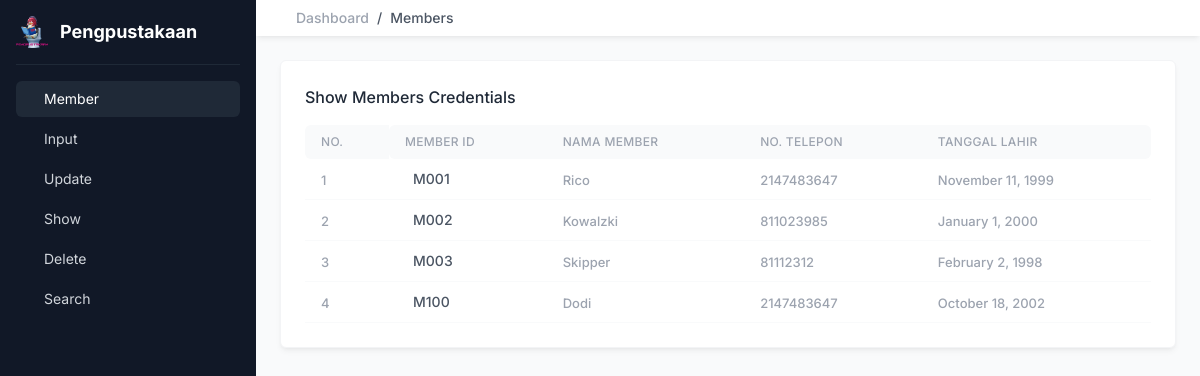
The page / on the database its author committed.
### tables this page shows
CREATE TABLE `tmember` (
  `IDMember` char(4) NOT NULL,
  `NamaMember` varchar(20) DEFAULT NULL,
  `NoTelpon` int(11) DEFAULT NULL,
  `TanggalLahir` date DEFAULT NULL
);

### database/database.php (called while the page is built, shortened)
<?php
function connectToDB()
{
    $username = "root";
    $password = "";
    $dataSourceName = "mysql:host=localhost;dbname=perpusku";
    try{
        $conn = new PDO($dataSourceName, $username, $password);
        return $conn;
    }
    catch(PDOException $e){
        echo $e->getMessage();
        return null;
    }
}
function fetchAllMembers(){
    $conn = connectToDB();
    $stmt = $conn->query("SELECT * FROM TMember");
    $members = [];
    while($member = $stmt->fetch(PDO::FETCH_ASSOC)){
        array_push($members, $member);
    }
    return $members;
}
?>

### index.php (the view, shortened to what this page needs)
<?php
    require_once "database/database.php";
    $members = fetchAllMembers();
?>
<!DOCTYPE html>
<html lang="en">
<head>
    <link href="https://cdn.jsdelivr.net/npm/remixicon@3.5.0/fonts/remixicon.css" rel="stylesheet">
    <link rel="stylesheet" href="style.css">
</head>
<body class="text-gray-800 font-inter">
    <div class="fixed left-0 top-0 w-64 h-full bg-gray-900 p-4 z-50 sidebar-menu transition-transform">
        <a href="#" class="flex items-center pb-4 border-b border-b-gray-800">
            <img src="pengpustakaan.png" alt="" class="w-8 h-8 rounded object-cover">
            <span class="text-lg font-bold text-white ml-3">Pengpustakaan</span>
        </a>
        <ul class="mt-4">
            <li class="mb-1 group active">
                <a href="index.php" class="flex items-center py-2 px-4 text-gray-300 hover:bg-gray-950 hover:text-gray-100 rounded-md group-[.active]:bg-gray-800 group-[.active]:text-white group-[.selected]:bg-gray-950 group-[.selected]:text-gray-100">
                    <span class="text-sm">Member</span>
                </a>
            </li>
            <li class="mb-1 group">
                <a href="input.php" class="flex items-center py-2 px-4 text-gray-300 hover:bg-gray-950 hover:text-gray-100 rounded-md group-[.active]:bg-gray-800 group-[.active]:text-white group-[.selected]:bg-gray-950 group-[.selected]:text-gray-100 sidebar-dropdown-toggle">
                    <span class="text-sm">Input</span>
                </a>
            </li>
            <li class="mb-1 group">
                <a href="update.php" class="flex items-center py-2 px-4 text-gray-300 hover:bg-gray-950 hover:text-gray-100 rounded-md group-[.active]:bg-gray-800 group-[.active]:text-white group-[.selected]:bg-gray-950 group-[.selected]:text-gray-100 sidebar-dropdown-toggle">
                    <span class="text-sm">Update</span>
                </a>
            </li>
            <li class="mb-1 group">
                <a href="show.php" class="flex items-center py-2 px-4 text-gray-300 hover:bg-gray-950 hover:text-gray-100 rounded-md group-[.active]:bg-gray-800 group-[.active]:text-white group-[.selected]:bg-gray-950 group-[.selected]:text-gray-100">
                    <span class="text-sm">Show</span>
                </a>
            </li>
            <li class="mb-1 group">
                <a href="delete.php" class="flex items-center py-2 px-4 text-gray-300 hover:bg-gray-950 hover:text-gray-100 rounded-md group-[.active]:bg-gray-800 group-[.active]:text-white group-[.selected]:bg-gray-950 group-[.selected]:text-gray-100">
                    <span class="text-sm">Delete</span>
                </a>
            </li>
            <li class="mb-1 group">
                <a href="search.php" class="flex items-center py-2 px-4 text-gray-300 hover:bg-gray-950 hover:text-gray-100 rounded-md group-[.active]:bg-gray-800 group-[.active]:text-white group-[.selected]:bg-gray-950 group-[.selected]:text-gray-100">
                    <span class="text-sm">Search</span>
                </a>
            </li>
        </ul>
    </div>
    <main class="w-full md:w-[calc(100%-256px)] md:ml-64 bg-gray-50 min-h-screen transition-all main">
        <div class="py-2 px-6 bg-white flex items-center shadow-md shadow-black/5 sticky top-0 left-0 z-30">
            <ul class="flex items-center text-sm ml-4">
                <li class="mr-2">
                    <a href="#" class="text-gray-400 hover:text-gray-600 font-medium">Dashboard</a>
                </li>
                <li class="text-gray-600 mr-2 font-medium">/</li>
                <li class="text-gray-600 mr-2 font-medium">Members</li>
            </ul>
        </div>
        <div class="p-6">
            <div class="grid grid-cols-1 gap-6 mb-6">
                <div class="bg-white border border-gray-100 shadow-md shadow-black/5 p-6 rounded-md">
                    <div class="flex justify-between mb-4 items-start">
                        <div class="font-medium">Show Members Credentials</div>
                    </div>
                    <div class="overflow-x-auto">
                        <table class="w-full min-w-[540px]" data-tab-for="order" data-page="active">
                            <thead>
                                <tr>
                                    <th class="text-[12px] uppercase tracking-wide font-medium text-gray-400 py-2 px-4 bg-gray-50 text-left rounded-tl-md rounded-bl-md">No.</th>
                                    <th class="text-[12px] uppercase tracking-wide font-medium text-gray-400 py-2 px-4 bg-gray-50 text-left rounded-tl-md rounded-bl-md">Member ID</th>
                                    <th class="text-[12px] uppercase tracking-wide font-medium text-gray-400 py-2 px-4 bg-gray-50 text-left">Nama Member</th>
                                    <th class="text-[12px] uppercase tracking-wide font-medium text-gray-400 py-2 px-4 bg-gray-50 text-left">No. Telepon</th>
                                    <th class="text-[12px] uppercase tracking-wide font-medium text-gray-400 py-2 px-4 bg-gray-50 text-left rounded-tr-md rounded-br-md">Tanggal Lahir</th>
                                </tr>
                            </thead>
                            <tbody>
                                <?php $num = 1 ?>
                                <?php foreach ($members as $member): ?>
                                <tr>
                                    <td class="py-2 px-4 border-b border-b-gray-50">
                                        <span class="text-[13px] font-medium text-gray-400"><?= $num ?></span>
                                        <?php $num++ ?>
                                    </td>
                                    <td class="py-2 px-4 border-b border-b-gray-50">
                                        <div class="flex items-center">
                                            <a href="#" class="text-gray-600 text-sm font-medium hover:text-blue-500 ml-2 truncate"><?= $member['IDMember'] ?></a>
                                        </div>
                                    </td>
                                    <td class="py-2 px-4 border-b border-b-gray-50">
                                        <span class="text-[13px] font-medium text-gray-400"><?= $member['NamaMember'] ?></span>
                                    </td>
                                    <td class="py-2 px-4 border-b border-b-gray-50">
                                        <span class="text-[13px] font-medium text-gray-400"><?= $member['NoTelpon'] ?></span>
                                    </td>
                                    <td class="py-2 px-4 border-b border-b-gray-50">
                                        <span class="text-[13px] font-medium text-gray-400"><?php echo date("F j, Y", strtotime($member['TanggalLahir'])); ?></span>
                                    </td>
                                </tr>
                                <?php endforeach?>
                            </tbody>
                        </table>
                    </div>
                </div>
            </div>
        </div>
    </main>
</body>
</html>

### rows shown on the page
tmember: IDMember "M001", NamaMember "Rico", NoTelpon "2147483647", TanggalLahir "November 11, 1999"
tmember: IDMember "M002", NamaMember "Kowalzki", NoTelpon "811023985", TanggalLahir "January 1, 2000"
tmember: IDMember "M003", NamaMember "Skipper", NoTelpon "81112312", TanggalLahir "February 2, 1998"
tmember: IDMember "M100", NamaMember "Dodi", NoTelpon "2147483647", TanggalLahir "October 18, 2002"
